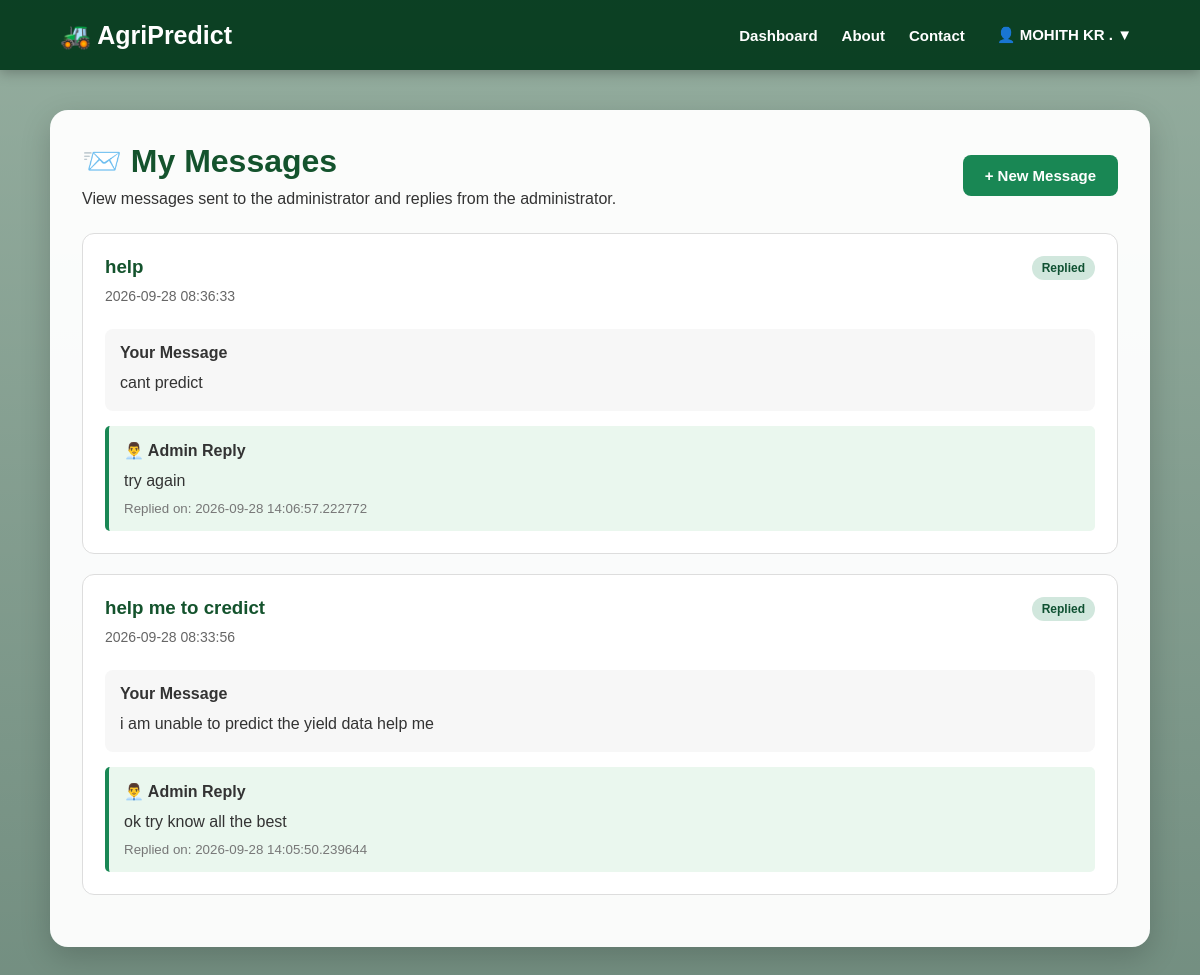
Page /messages (signed in) on the committed database.
### tables this page shows
CREATE TABLE users (
            id INTEGER PRIMARY KEY AUTOINCREMENT,
            name TEXT NOT NULL,
            email TEXT UNIQUE NOT NULL,
            password TEXT NOT NULL
        , created_at TIMESTAMP);

CREATE TABLE messages (
            id INTEGER PRIMARY KEY AUTOINCREMENT,

            user_id INTEGER NOT NULL,

            subject TEXT NOT NULL,

            message TEXT NOT NULL,

            reply TEXT,

            status TEXT DEFAULT 'Unread',

            created_at TIMESTAMP DEFAULT CURRENT_TIMESTAMP,

            replied_at TIMESTAMP,

            FOREIGN KEY (user_id) REFERENCES users(id)
        );

### app.py (the view)
@app.route("/messages")
@login_required
def messages():
    conn = get_db_connection()
    user_messages = conn.execute("""

        SELECT

            messages.*,

            users.name,

            users.email

        FROM messages

        JOIN users

        ON messages.user_id = users.id

        WHERE messages.user_id = ?

        ORDER BY messages.created_at DESC

    """, (
        session["user_id"],
    )).fetchall()
    conn.close()
    return render_template(
        "messages.html",
        messages=user_messages
    )

### app.py (called while the page is built)
def get_db_connection():
    conn = sqlite3.connect("users.db")
    conn.row_factory = sqlite3.Row
    return conn

def login_required(function):
    @wraps(function)
    def decorated_function(*args, **kwargs):
        if "user_id" not in session:
            return redirect(
                url_for("login")
            )
        return function(*args, **kwargs)
    return decorated_function

### templates/messages.html (shortened to what this page needs)
<!DOCTYPE html>
<html lang="en">
<head>
    <link rel="stylesheet"
          href="{{ url_for('static', filename='style.css') }}">
</head>
<body>
<nav class="navbar">
    <div class="logo">
        🚜 AgriPredict
    </div>
    <div class="nav-links">
        <a href="{{ url_for('dashboard') }}">
            Dashboard
        </a>
        <a href="{{ url_for('about') }}">
            About
        </a>
        <a href="{{ url_for('contact') }}">
            Contact
        </a>
        <div class="profile-dropdown">
            <button class="profile-button">
                👤 {{ session.get('user_name', 'Profile') }} ▼
            </button>
        </div>
    </div>
</nav>
<div class="page-container">
    <div class="page-card wide-card">
        <div class="page-heading-row">
            <div>
                <h1>📨 My Messages</h1>
                <p>
                    View messages sent to the administrator
                    and replies from the administrator.
                </p>
            </div>
            <a href="{{ url_for('contact') }}"
               class="primary-button">
                + New Message
            </a>
        </div>
        {% if messages %}
            {% for message in messages %}
                <div class="message-card">
                    <div class="message-header">
                        <div>
                            <h3>
                                {{ message["subject"] }}
                            </h3>
                            <p class="message-date">
                                {{ message["created_at"] }}
                            </p>
                        </div>
                        <span class="message-status
                            {% if message['status'] == 'Replied' %}
                                replied
                            {% else %}
                                unread
                            {% endif %}">
                            {{ message["status"] }}
                        </span>
                    </div>
                    <div class="message-body">
                        <strong>
                            Your Message
                        </strong>
                        <p>
                            {{ message["message"] }}
                        </p>
                    </div>
                    {% if message["reply"] %}
                        <div class="admin-reply">
                            <strong>
                                👨‍💼 Admin Reply
                            </strong>
                            <p>
                                {{ message["reply"] }}
                            </p>
                            {% if message["replied_at"] %}
                                <small>
                                    Replied on:
                                    {{ message["replied_at"] }}
                                </small>
                            {% endif %}
                        </div>
                    {% else %}
                        <div class="waiting-reply">
                            ⏳ Waiting for admin reply...
                        </div>
                    {% endif %}
                </div>
            {% endfor %}
        {% endif %}
    </div>
</div>
</body>
</html>

### static/style.css (style rules this page uses)
* { box-sizing: border-box; margin: 0; padding: 0; }
html { scroll-behavior: smooth; }
body { min-height: 100vh; font-family: Arial, Helvetica, sans-serif; color: #222; background-image: linear-gradient( rgba(0, 60, 25, 0.42), rgba(0, 50, 25, 0.55) ), url("/static/background.png"); background-size: cover; background-position: center; background-repeat: no-repeat; background-attachment: fixed; }
.navbar { width: 100%; min-height: 70px; display: flex; align-items: center; justify-content: space-between; padding: 12px 5%; background: rgba(0, 55, 25, 0.92); box-shadow: 0 3px 12px rgba(0, 0, 0, 0.25); position: sticky; top: 0; z-index: 1000; }
.logo { color: white; font-size: 25px; font-weight: bold; }
.nav-links { display: flex; align-items: center; gap: 24px; }
.nav-links > a { color: white; text-decoration: none; font-size: 15px; font-weight: 600; }
.profile-dropdown { position: relative; display: inline-block; }
.profile-button { border: none; background: transparent; color: white; font-size: 15px; font-weight: 600; cursor: pointer; padding: 8px; }
.prediction-card, .page-card, .result-card { background: rgba(255, 255, 255, 0.96); border-radius: 18px; box-shadow: 0 10px 30px rgba(0, 0, 0, 0.18); }
.primary-button, .secondary-button { display: inline-block; padding: 12px 22px; border-radius: 8px; border: none; text-decoration: none; cursor: pointer; font-size: 15px; font-weight: 600; transition: 0.2s; }
.primary-button { background: #198754; color: white; }
.page-container { width: 92%; max-width: 1100px; margin: 40px auto; }
.page-card { padding: 32px; color: #333; }
.page-card h1 { color: #14532d; margin-bottom: 10px; }
.wide-card { width: 100%; }
.page-heading-row { display: flex; justify-content: space-between; align-items: center; gap: 20px; margin-bottom: 25px; }
.message-card, .admin-message-card { border: 1px solid #ddd; border-radius: 12px; padding: 22px; margin-bottom: 20px; background: #fff; }
.message-header { display: flex; justify-content: space-between; align-items: flex-start; gap: 15px; }
.message-header h3 { color: #14532d; margin-bottom: 5px; }
.message-header p { color: #666; font-size: 14px; }
.message-date { color: #888; font-size: 13px; margin: 10px 0; }
.message-body { padding: 15px; background: #f7f7f7; border-radius: 8px; margin-top: 15px; }
.message-body p, .admin-reply p { margin-top: 8px; line-height: 1.6; }
.admin-reply { margin-top: 15px; padding: 15px; background: #eaf7ee; border-left: 4px solid #198754; border-radius: 5px; }
.admin-reply small { color: #777; display: block; margin-top: 8px; }
.message-status { padding: 5px 10px; border-radius: 20px; font-size: 12px; font-weight: bold; white-space: nowrap; }
.message-status.replied { background: #d1e7dd; color: #0f5132; }

### rows in the picture
users: get "MOHITH KR ."
messages: subject "help", created_at "2026-09-28 08:36:33", status "Replied", message "cant predict", reply "try again", replied_at "2026-09-28 14:06:57.222772"
messages: subject "help me to credict", created_at "2026-09-28 08:33:56", status "Replied", message "i am unable to predict the yield data help me", reply "ok try know all the best", replied_at "2026-09-28 14:05:50.239644"
